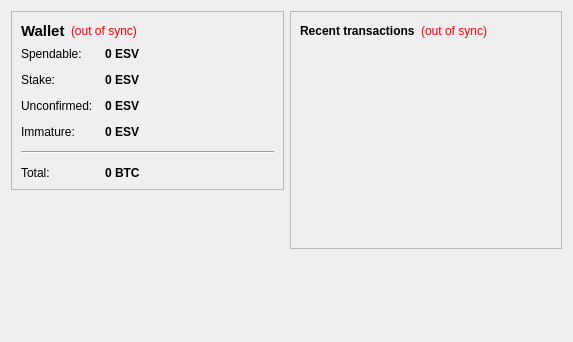
<?xml version="1.0" encoding="UTF-8"?>
<ui version="4.0">
 <class>OverviewPage</class>
 <widget class="QWidget" name="OverviewPage">
  <property name="geometry">
   <rect>
    <x>0</x>
    <y>0</y>
    <width>573</width>
    <height>342</height>
   </rect>
  </property>
  <property name="windowTitle">
   <string>Form</string>
  </property>
  <layout class="QHBoxLayout" name="horizontalLayout" stretch="1,1">
   <item>
    <layout class="QVBoxLayout" name="verticalLayout_2">
     <item>
      <widget class="QFrame" name="frame">
       <property name="frameShape">
        <enum>QFrame::StyledPanel</enum>
       </property>
       <property name="frameShadow">
        <enum>QFrame::Raised</enum>
       </property>
       <layout class="QVBoxLayout" name="verticalLayout_4">
        <item>
         <layout class="QHBoxLayout" name="horizontalLayout_4">
          <item>
           <widget class="QLabel" name="label_5">
            <property name="font">
             <font>
              <pointsize>11</pointsize>
              <weight>75</weight>
              <bold>true</bold>
             </font>
            </property>
            <property name="text">
             <string>Wallet</string>
            </property>
           </widget>
          </item>
          <item>
           <widget class="QLabel" name="labelWalletStatus">
            <property name="toolTip">
             <string>The displayed information may be out of date. Your wallet automatically synchronizes with the eSilver network after a connection is established, but this process has not completed yet.</string>
            </property>
            <property name="styleSheet">
             <string notr="true">QLabel { color: red; }</string>
            </property>
            <property name="text">
             <string notr="true">(out of sync)</string>
            </property>
            <property name="alignment">
             <set>Qt::AlignLeading|Qt::AlignLeft|Qt::AlignVCenter</set>
            </property>
           </widget>
          </item>
          <item>
           <spacer name="horizontalSpacer_2">
            <property name="orientation">
             <enum>Qt::Horizontal</enum>
            </property>
            <property name="sizeHint" stdset="0">
             <size>
              <width>40</width>
              <height>20</height>
             </size>
            </property>
           </spacer>
          </item>
         </layout>
        </item>
        <item>
         <layout class="QFormLayout" name="formLayout_2">
          <property name="fieldGrowthPolicy">
           <enum>QFormLayout::AllNonFixedFieldsGrow</enum>
          </property>
          <property name="horizontalSpacing">
           <number>12</number>
          </property>
          <property name="verticalSpacing">
           <number>12</number>
          </property>
          <item row="0" column="0">
           <widget class="QLabel" name="label">
            <property name="text">
             <string>Spendable:</string>
            </property>
           </widget>
          </item>
          <item row="0" column="1">
           <widget class="QLabel" name="labelBalance">
            <property name="font">
             <font>
              <weight>75</weight>
              <bold>true</bold>
             </font>
            </property>
            <property name="cursor">
             <cursorShape>IBeamCursor</cursorShape>
            </property>
            <property name="toolTip">
             <string>Your current spendable balance</string>
            </property>
            <property name="text">
             <string notr="true">0 ESV</string>
            </property>
            <property name="textInteractionFlags">
             <set>Qt::LinksAccessibleByMouse|Qt::TextSelectableByKeyboard|Qt::TextSelectableByMouse</set>
            </property>
           </widget>
          </item>
          <item row="1" column="0">
           <widget class="QLabel" name="label_6">
            <property name="text">
             <string>Stake:</string>
            </property>
           </widget>
          </item>
          <item row="1" column="1">
           <widget class="QLabel" name="labelStake">
            <property name="font">
             <font>
              <weight>75</weight>
              <bold>true</bold>
             </font>
            </property>
            <property name="cursor">
             <cursorShape>IBeamCursor</cursorShape>
            </property>
            <property name="toolTip">
             <string>Total of coins that was staked, and do not yet count toward the current balance</string>
            </property>
            <property name="text">
             <string notr="true">0 ESV</string>
            </property>
            <property name="textInteractionFlags">
             <set>Qt::LinksAccessibleByMouse|Qt::TextSelectableByKeyboard|Qt::TextSelectableByMouse</set>
            </property>
           </widget>
          </item>
          <item row="2" column="0">
           <widget class="QLabel" name="label_3">
            <property name="text">
             <string>Unconfirmed:</string>
            </property>
           </widget>
          </item>
          <item row="2" column="1">
           <widget class="QLabel" name="labelUnconfirmed">
            <property name="font">
             <font>
              <weight>75</weight>
              <bold>true</bold>
             </font>
            </property>
            <property name="cursor">
             <cursorShape>IBeamCursor</cursorShape>
            </property>
            <property name="toolTip">
             <string>Total of transactions that have yet to be confirmed, and do not yet count toward the current balance</string>
            </property>
            <property name="text">
             <string notr="true">0 ESV</string>
            </property>
            <property name="textInteractionFlags">
             <set>Qt::LinksAccessibleByMouse|Qt::TextSelectableByKeyboard|Qt::TextSelectableByMouse</set>
            </property>
           </widget>
          </item>
          <item row="3" column="0">
           <widget class="QLabel" name="labelImmatureText">
            <property name="text">
             <string>Immature:</string>
            </property>
           </widget>
          </item>
          <item row="3" column="1">
           <widget class="QLabel" name="labelImmature">
            <property name="font">
             <font>
              <weight>75</weight>
              <bold>true</bold>
             </font>
            </property>
            <property name="toolTip">
             <string>Mined balance that has not yet matured</string>
            </property>
            <property name="text">
             <string notr="true">0 ESV</string>
            </property>
            <property name="textInteractionFlags">
             <set>Qt::LinksAccessibleByMouse|Qt::TextSelectableByKeyboard|Qt::TextSelectableByMouse</set>
            </property>
           </widget>
          </item>
          <item row="4" column="0" colspan="2">
           <widget class="Line" name="line">
            <property name="orientation">
             <enum>Qt::Horizontal</enum>
            </property>
           </widget>
          </item>
          <item row="5" column="0">
           <widget class="QLabel" name="labelTotalText">
            <property name="text">
             <string>Total:</string>
            </property>
           </widget>
          </item>
          <item row="5" column="1">
           <widget class="QLabel" name="labelTotal">
            <property name="font">
             <font>
              <weight>75</weight>
              <bold>true</bold>
             </font>
            </property>
            <property name="cursor">
             <cursorShape>IBeamCursor</cursorShape>
            </property>
            <property name="toolTip">
             <string>Your current total balance</string>
            </property>
            <property name="text">
             <string notr="true">0 BTC</string>
            </property>
            <property name="textInteractionFlags">
             <set>Qt::LinksAccessibleByMouse|Qt::TextSelectableByKeyboard|Qt::TextSelectableByMouse</set>
            </property>
           </widget>
          </item>
         </layout>
        </item>
       </layout>
      </widget>
     </item>
     <item>
      <spacer name="verticalSpacer">
       <property name="orientation">
        <enum>Qt::Vertical</enum>
       </property>
       <property name="sizeHint" stdset="0">
        <size>
         <width>20</width>
         <height>40</height>
        </size>
       </property>
      </spacer>
     </item>
    </layout>
   </item>
   <item>
    <layout class="QVBoxLayout" name="verticalLayout_3">
     <item>
      <widget class="QFrame" name="frame_2">
       <property name="frameShape">
        <enum>QFrame::StyledPanel</enum>
       </property>
       <property name="frameShadow">
        <enum>QFrame::Raised</enum>
       </property>
       <layout class="QVBoxLayout" name="verticalLayout">
        <item>
         <layout class="QHBoxLayout" name="horizontalLayout_2">
          <item>
           <widget class="QLabel" name="label_4">
            <property name="text">
             <string>&lt;b&gt;Recent transactions&lt;/b&gt;</string>
            </property>
           </widget>
          </item>
          <item>
           <widget class="QLabel" name="labelTransactionsStatus">
            <property name="toolTip">
             <string>The displayed information may be out of date. Your wallet automatically synchronizes with the eSilver network after a connection is established, but this process has not completed yet.</string>
            </property>
            <property name="styleSheet">
             <string notr="true">QLabel { color: red; }</string>
            </property>
            <property name="text">
             <string notr="true">(out of sync)</string>
            </property>
            <property name="alignment">
             <set>Qt::AlignRight|Qt::AlignTrailing|Qt::AlignVCenter</set>
            </property>
           </widget>
          </item>
          <item>
           <spacer name="horizontalSpacer">
            <property name="orientation">
             <enum>Qt::Horizontal</enum>
            </property>
            <property name="sizeHint" stdset="0">
             <size>
              <width>40</width>
              <height>20</height>
             </size>
            </property>
           </spacer>
          </item>
         </layout>
        </item>
        <item>
         <widget class="QListView" name="listTransactions">
          <property name="styleSheet">
           <string notr="true">QListView { background: transparent; }</string>
          </property>
          <property name="frameShape">
           <enum>QFrame::NoFrame</enum>
          </property>
          <property name="verticalScrollBarPolicy">
           <enum>Qt::ScrollBarAlwaysOff</enum>
          </property>
          <property name="horizontalScrollBarPolicy">
           <enum>Qt::ScrollBarAlwaysOff</enum>
          </property>
          <property name="selectionMode">
           <enum>QAbstractItemView::NoSelection</enum>
          </property>
         </widget>
        </item>
       </layout>
      </widget>
     </item>
     <item>
      <spacer name="verticalSpacer_2">
       <property name="orientation">
        <enum>Qt::Vertical</enum>
       </property>
       <property name="sizeHint" stdset="0">
        <size>
         <width>20</width>
         <height>40</height>
        </size>
       </property>
      </spacer>
     </item>
    </layout>
   </item>
  </layout>
 </widget>
 <resources/>
 <connections/>
</ui>
